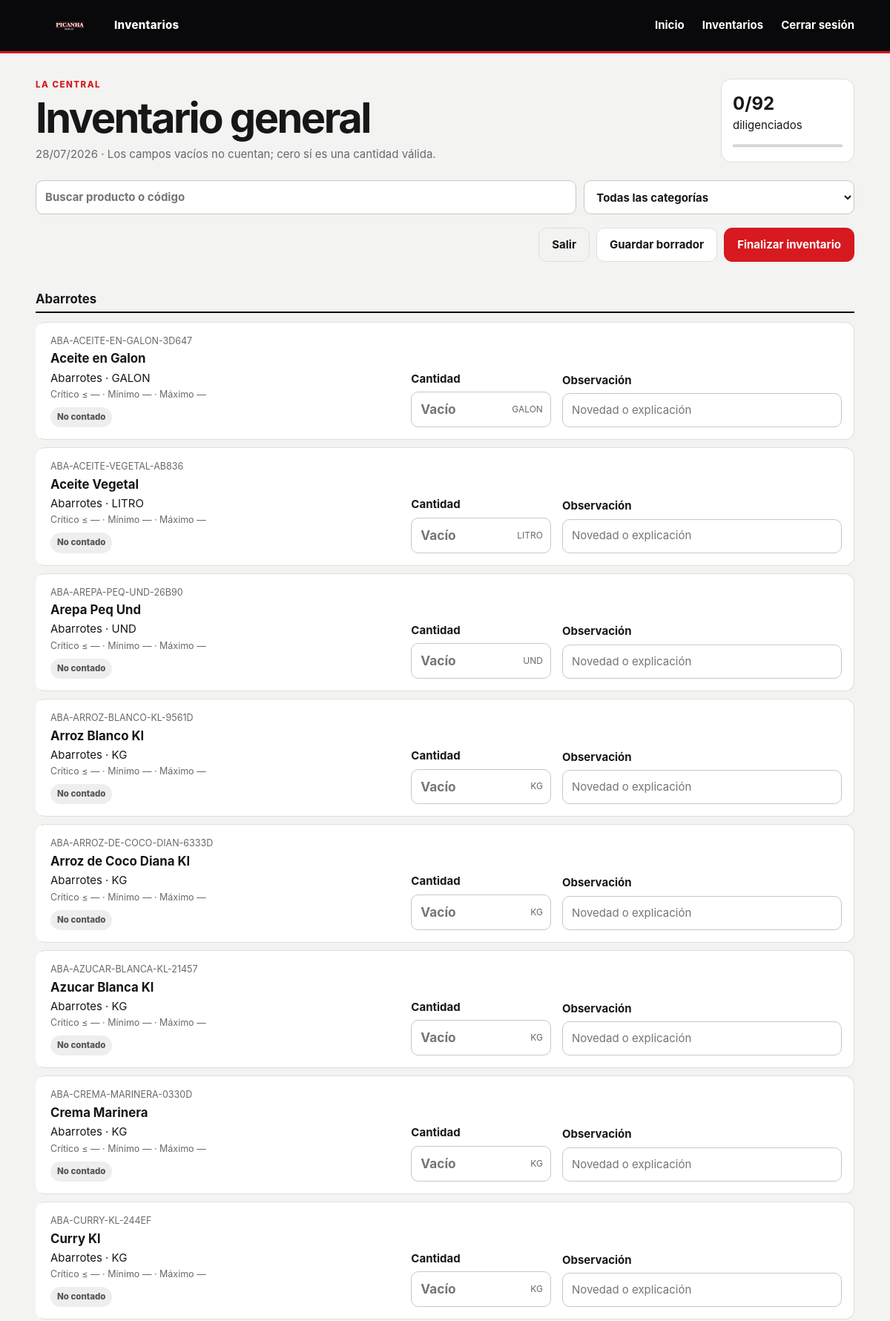
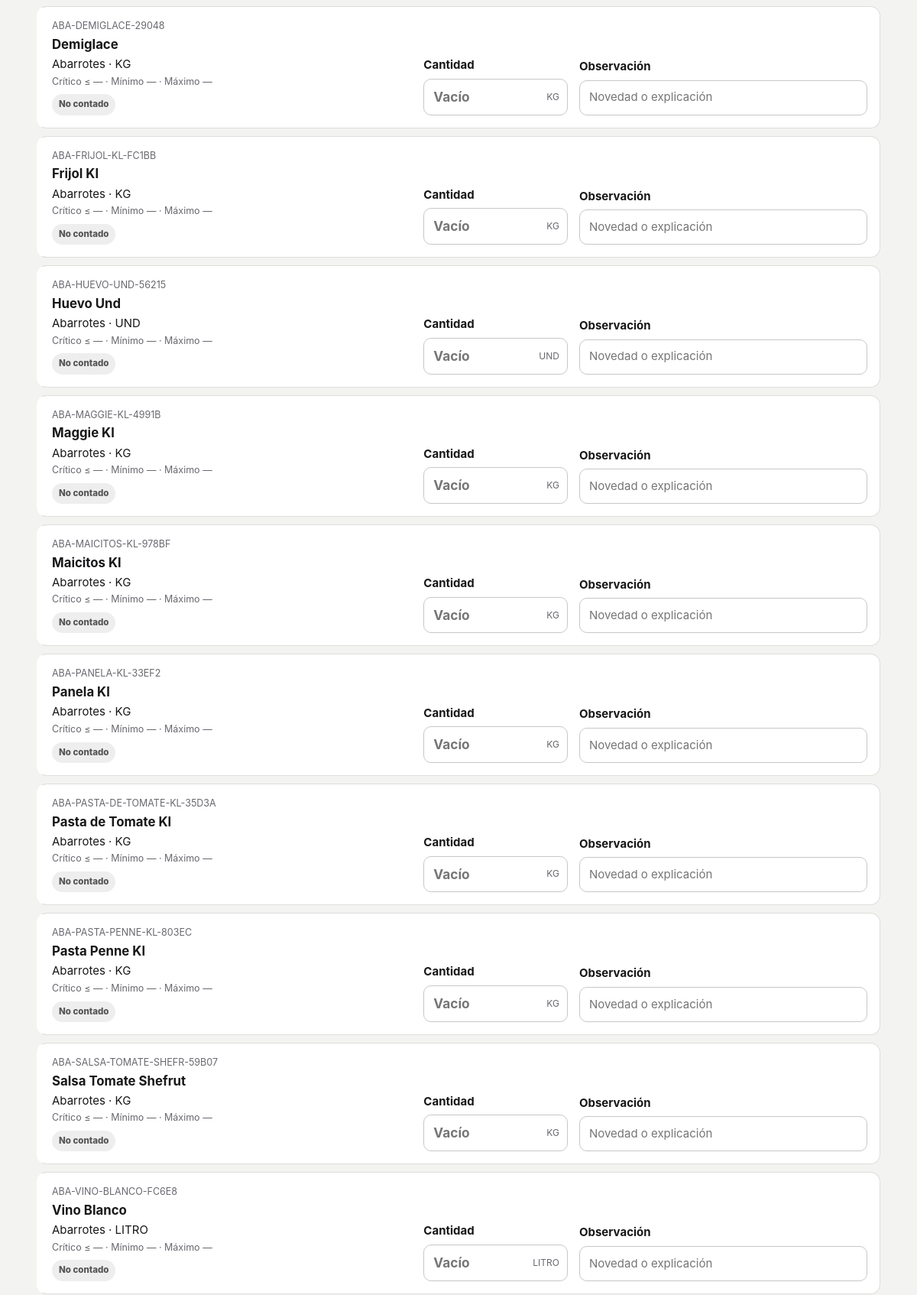
The page /inventario/3/captura/ (signed in, upper part) on the database its author committed (2 pictures, top to bottom).
### inventarios/models.py (models this page shows, shortened)
class Inventory(models.Model):
    DAILY = "DIARIO"
    GENERAL = "GENERAL"
    TYPES = [(DAILY, "Inventario diario"), (GENERAL, "Inventario general")]
    DRAFT = "BORRADOR"
    IN_PROGRESS = "EN_PROGRESO"
    FINAL = "FINALIZADO"
    FINAL_ALERT = "FINALIZADO_CON_ALERTAS"
    REOPENED = "REABIERTO"
    CANCELLED = "ANULADO"
    STATES = [
        (DRAFT, "Borrador"),
        (IN_PROGRESS, "En progreso"),
        (FINAL, "Finalizado"),
        (FINAL_ALERT, "Finalizado con alertas"),
        (REOPENED, "Reabierto"),
        (CANCELLED, "Anulado"),
    ]
    ACTIVE_STATES = [DRAFT, IN_PROGRESS, FINAL, FINAL_ALERT, REOPENED]
    point = models.ForeignKey(
        PointOfSale, on_delete=models.PROTECT, related_name="inventories", null=True, blank=True
    )
    inventory_date = models.DateField("fecha de inventario", default=timezone.localdate)
    inventory_type = models.CharField("tipo", max_length=15, choices=TYPES)
    state = models.CharField("estado", max_length=30, choices=STATES, default=DRAFT)
    responsible = models.ForeignKey(
        settings.AUTH_USER_MODEL,
        on_delete=models.PROTECT,
        related_name="inventories_responsible",
        null=True,
        blank=True,
    )
    started_at = models.DateTimeField("inicio", default=timezone.now)
    finalized_at = models.DateTimeField("finalización", null=True, blank=True)
    total_expected = models.PositiveIntegerField(default=0)
    total_counted = models.PositiveIntegerField(default=0)
    total_critical = models.PositiveIntegerField(default=0)
    total_low = models.PositiveIntegerField(default=0)
    total_normal = models.PositiveIntegerField(default=0)
    total_high = models.PositiveIntegerField(default=0)
    general_observation = models.TextField("observación general", blank=True)
    locked = models.BooleanField("bloqueado", default=False)
    created_by = models.ForeignKey(
        settings.AUTH_USER_MODEL,
        on_delete=models.PROTECT,
        related_name="inventories_created",
    )
    modified_by = models.ForeignKey(
        settings.AUTH_USER_MODEL,
        on_delete=models.PROTECT,
        related_name="inventories_modified",
        null=True,
        blank=True,
    )
    created_at = models.DateTimeField(default=timezone.now, editable=False)
    modified_at = models.DateTimeField(auto_now=True)
    reopened_by = models.ForeignKey(
        settings.AUTH_USER_MODEL,
        on_delete=models.PROTECT,
        related_name="inventories_reopened",
        null=True,
        blank=True,
    )
    reopened_at = models.DateTimeField(null=True, blank=True)
    cancelled_by = models.ForeignKey(
        settings.AUTH_USER_MODEL,
        on_delete=models.PROTECT,
        related_name="inventories_cancelled",
        null=True,
        blank=True,
    )
    cancelled_at = models.DateTimeField(null=True, blank=True)
    cancellation_reason = models.TextField(blank=True)
    class Meta:
        ordering = ["-inventory_date", "-started_at"]
        constraints = [
            models.UniqueConstraint(
                fields=["point", "inventory_date", "inventory_type"],
                condition=~Q(state="ANULADO"),
                name="unique_active_inventory_per_point_date_type",
            )
        ]
    @property
    def can_edit(self):
        return not self.locked and self.state in [
            self.DRAFT,
            self.IN_PROGRESS,
            self.REOPENED,
        ]

class PointOfSale(models.Model):
    DAILY = "DIARIO"
    GENERAL = "GENERAL"
    FREQUENCIES = [
        (DAILY, "Diaria"),
        ("SEMANAL", "Semanal"),
        ("QUINCENAL", "Quincenal"),
        ("MENSUAL", "Mensual"),
    ]
    name = models.CharField("nombre", max_length=100)
    code = models.CharField("código", max_length=30, unique=True)
    active = models.BooleanField("activo", default=True)
    daily_deadline = models.TimeField("hora límite inventario diario", default="21:00")
    general_deadline = models.TimeField("hora límite inventario general", default="21:00")
    general_frequency = models.CharField(
        "frecuencia inventario general",
        max_length=15,
        choices=FREQUENCIES,
        default="SEMANAL",
    )
    class Meta:
        ordering = ["name"]
        verbose_name = "punto de venta"
        verbose_name_plural = "puntos de venta"

class InventoryItem(models.Model):
    CRITICAL = "CRITICO"
    LOW = "BAJO"
    NORMAL = "NORMAL"
    HIGH = "ALTO"
    NO_RULE = "SIN_REGLA"
    NOT_COUNTED = "NO_CONTADO"
    RESULTS = [
        (CRITICAL, "Crítico"),
        (LOW, "Bajo"),
        (NORMAL, "Normal"),
        (HIGH, "Alto"),
        (NO_RULE, "Sin regla"),
        (NOT_COUNTED, "No contado"),
    ]
    inventory = models.ForeignKey(
        Inventory, on_delete=models.CASCADE, related_name="items"
    )
    product = models.ForeignKey(Product, on_delete=models.PROTECT)
    product_code = models.CharField("código snapshot", max_length=30)
    product_name = models.CharField("nombre snapshot", max_length=120)
    category = models.CharField("categoría snapshot", max_length=80, blank=True)
    unit = models.CharField("unidad snapshot", max_length=30)
    quantity = models.DecimalField(
        "cantidad contada",
        max_digits=12,
        decimal_places=2,
        null=True,
        blank=True,
        validators=[MinValueValidator(0)],
    )
    critical_applied = models.DecimalField(
        max_digits=12, decimal_places=2, null=True, blank=True
    )
    minimum_applied = models.DecimalField(
        max_digits=12, decimal_places=2, null=True, blank=True
    )
    maximum_applied = models.DecimalField(
        max_digits=12, decimal_places=2, null=True, blank=True
    )
    valor_unitario_aplicado = models.DecimalField(
        max_digits=14, decimal_places=2, null=True, blank=True
    )
    valor_total_estimado = models.DecimalField(
        max_digits=18, decimal_places=2, null=True, blank=True
    )
    require_observation_low_applied = models.BooleanField(default=True)
    require_observation_high_applied = models.BooleanField(default=True)
    result = models.CharField(max_length=20, choices=RESULTS, default=NOT_COUNTED)
    observation = models.TextField(blank=True)
    registered_by = models.ForeignKey(
        settings.AUTH_USER_MODEL,
        on_delete=models.PROTECT,
        related_name="inventory_items_registered",
        null=True,
        blank=True,
    )
    registered_at = models.DateTimeField(null=True, blank=True)
    updated_at = models.DateTimeField(auto_now=True)
    class Meta:
        ordering = ["product__display_order", "product_name"]
        constraints = [
            models.UniqueConstraint(
                fields=["inventory", "product"], name="unique_product_per_inventory"
            )
        ]

class Product(models.Model):
    name = models.CharField("nombre", max_length=120)
    code = models.CharField("código", max_length=30, unique=True)
    category = models.CharField("categoría", max_length=80, blank=True)
    UNIT_KG = "KG"
    UNIT_UND = "UND"
    UNIT_LITRO = "LITRO"
    UNIT_BOLSA = "BOLSA"
    UNIT_PORCION = "PORCION"
    UNIT_GALON = "GALON"
    UNIT_OTHER = "OTRA"
    UNITS = [
        (UNIT_KG, "Kilogramo"),
        (UNIT_UND, "Unidad"),
        (UNIT_LITRO, "Litro"),
        (UNIT_BOLSA, "Bolsa"),
        (UNIT_PORCION, "Porción"),
        (UNIT_GALON, "Galón"),
        (UNIT_OTHER, "Otra"),
    ]
    unidad_medida = models.CharField(
        "unidad de medida", max_length=10, choices=UNITS, default=UNIT_OTHER
    )
    activo = models.BooleanField("activo", default=True)
    display_order = models.PositiveIntegerField("orden visual", default=100)
    permite_decimales = models.BooleanField("permite decimales", default=True)
    incluir_inventario_diario = models.BooleanField(
        "incluir en inventario diario", default=False
    )
    incluir_inventario_general = models.BooleanField(
        "incluir en inventario general", default=True
    )
    valor_unitario_promedio = models.DecimalField(
        "valor unitario promedio",
        max_digits=14,
        decimal_places=2,
        null=True,
        blank=True,
        validators=[MinValueValidator(0)],
    )
    observacion_costo = models.CharField(
        "observación de costo", max_length=250, blank=True
    )
    critical_qty = models.DecimalField(
        "cantidad crítica",
        max_digits=12,
        decimal_places=2,
        null=True,
        blank=True,
        validators=[MinValueValidator(0)],
    )
    minimum_qty = models.DecimalField(
        "cantidad mínima",
        max_digits=12,
        decimal_places=2,
        null=True,
        blank=True,
        validators=[MinValueValidator(0)],
    )
    maximum_qty = models.DecimalField(
        "cantidad máxima",
        max_digits=12,
        decimal_places=2,
        null=True,
        blank=True,
        validators=[MinValueValidator(0)],
    )
    require_observation_low = models.BooleanField(
        "exigir observación en crítico o bajo", default=True
    )
    require_observation_high = models.BooleanField(
        "exigir observación en alto", default=True
    )
    created_at = models.DateTimeField(auto_now_add=True)
    updated_at = models.DateTimeField(auto_now=True)
    class Meta:
        ordering = ["display_order", "category", "name"]

### inventarios/views.py (the view, shortened to what this page needs)
# urls.py: path("inventario/<int:pk>/captura/", views.inventory_fill, name="inventory_fill"),
@role_required(Profile.POS, Profile.ADMIN)
def inventory_fill(request, pk):
    inventory = _visible_inventory(request, pk)
    profile = _profile(request.user)
    if profile.role == Profile.POS and inventory.state == Inventory.REOPENED:
        raise PermissionDenied("Solo el administrador puede editar un inventario reabierto.")
    if not inventory.can_edit:
        return redirect("inventory_detail", pk=inventory.pk)
    items = list(inventory.items.select_related("product"))
    categories = sorted({item.category or "Sin categoría" for item in items})
    return render(
        request,
        "inventarios/inventory_fill.html",
        {"inv": inventory, "items": items, "categories": categories},
    )

### templates/inventarios/inventory_fill.html (shortened to what this page needs)
{% extends "base.html" %}
{% block content %}
<div class="page-head">
  <div>
    <span class="eyebrow">{{ inv.point.name }}</span>
    <h1>{{ inv.get_inventory_type_display }}</h1>
    <p>{{ inv.inventory_date|date:"d/m/Y" }} · Los campos vacíos no cuentan; cero sí es una cantidad válida.</p>
  </div>
  <div class="progress-box" aria-live="polite">
    <b id="progress-count">{{ inv.total_counted }}/{{ inv.total_expected }}</b>
    <span>diligenciados</span>
    <progress id="progress-bar" max="{{ inv.total_expected }}" value="{{ inv.total_counted }}"></progress>
  </div>
</div>
<div class="capture-tools">
  <label class="search-field"><span class="sr-only">Buscar producto</span><input id="product-search" type="search" placeholder="Buscar producto o código"></label>
  <label><span class="sr-only">Filtrar categoría</span>
    <select id="category-filter"><option value="">Todas las categorías</option>{% for category in categories %}<option>{{ category }}</option>{% endfor %}</select>
  </label>
</div>
<form method="post" id="inventory-form" novalidate>
  <div class="sticky-actions">
    <a class="btn ghost" href="{% url 'dashboard' %}">Salir</a>
    <button name="action" value="save" class="btn" type="submit">Guardar borrador</button>
    <button name="action" value="finalize" class="btn primary js-finalize" type="submit">Finalizar inventario</button>
  </div>
  <div class="product-grid">
    {% regroup items by category as category_list %}
    {% for group in category_list %}
      <h2 class="category-title">{{ group.grouper|default:"Sin categoría" }}</h2>
      {% for item in group.list %}
      <article class="product-row result-{{ item.result|lower }}" data-product="{{ item.product_name|lower }} {{ item.product_code|lower }}" data-category="{{ item.category|default:'Sin categoría' }}">
        <div class="product-info">
          <small>{{ item.product_code }}</small>
          <b>{{ item.product_name }}</b>
          <span>{{ item.category|default:"Sin categoría" }} · {{ item.unit }}</span>
          <small>Crítico ≤ {{ item.critical_applied|default_if_none:"—" }} · Mínimo {{ item.minimum_applied|default_if_none:"—" }} · Máximo {{ item.maximum_applied|default_if_none:"—" }}</small>
          <span class="result {{ item.result|lower }}">{{ item.get_result_display }}</span>
        </div>
        <div class="quantity-field">
          <label for="qty-{{ item.id }}">Cantidad</label>
          <div class="input-unit">
            <input id="qty-{{ item.id }}" class="quantity-input" inputmode="{% if item.product.permite_decimales %}decimal{% else %}numeric{% endif %}" name="qty_{{ item.id }}" value="{% if item.quantity != None %}{{ item.quantity }}{% endif %}" placeholder="Vacío" autocomplete="off">
            <span>{{ item.unit }}</span>
          </div>
        </div>
        <div>
          <label for="obs-{{ item.id }}">Observación</label>
          <input id="obs-{{ item.id }}" name="obs_{{ item.id }}" value="{{ item.observation }}" placeholder="Novedad o explicación">
        </div>
      </article>
      {% endfor %}
    {% empty %}<div class="empty">No hay productos activos configurados para este inventario.</div>{% endfor %}
  </div>
</form>
{% endblock %}

### rows shown on the page
Inventory: point.name "LA CENTRAL", inventory_type "Inventario general", inventory_date "28/07/2026"
InventoryItem: grouper "Abarrotes", product_code "ABA-ACEITE-EN-GALON-3D647", product_name "Aceite en Galon", category "Abarrotes", unit "GALON", critical_applied "—", minimum_applied "—", maximum_applied "—", result "No contado"
InventoryItem: product_code "ABA-ACEITE-VEGETAL-AB836", product_name "Aceite Vegetal", category "Abarrotes", unit "LITRO", critical_applied "—", minimum_applied "—", maximum_applied "—", result "No contado"
InventoryItem: product_code "ABA-AREPA-PEQ-UND-26B90", product_name "Arepa Peq Und", category "Abarrotes", unit "UND", critical_applied "—", minimum_applied "—", maximum_applied "—", result "No contado"
InventoryItem: product_code "ABA-ARROZ-BLANCO-KL-9561D", product_name "Arroz Blanco Kl", category "Abarrotes", unit "KG", critical_applied "—", minimum_applied "—", maximum_applied "—", result "No contado"
InventoryItem: product_code "ABA-ARROZ-DE-COCO-DIAN-6333D", product_name "Arroz de Coco Diana Kl", category "Abarrotes", unit "KG", critical_applied "—", minimum_applied "—", maximum_applied "—", result "No contado"
InventoryItem: product_code "ABA-AZUCAR-BLANCA-KL-21457", product_name "Azucar Blanca Kl", category "Abarrotes", unit "KG", critical_applied "—", minimum_applied "—", maximum_applied "—", result "No contado"
InventoryItem: product_code "ABA-CREMA-MARINERA-0330D", product_name "Crema Marinera", category "Abarrotes", unit "KG", critical_applied "—", minimum_applied "—", maximum_applied "—", result "No contado"
InventoryItem: product_code "ABA-CURRY-KL-244EF", product_name "Curry Kl", category "Abarrotes", unit "KG", critical_applied "—", minimum_applied "—", maximum_applied "—", result "No contado"
InventoryItem: product_code "ABA-DEMIGLACE-29048", product_name "Demiglace", category "Abarrotes", unit "KG", critical_applied "—", minimum_applied "—", maximum_applied "—", result "No contado"
InventoryItem: product_code "ABA-FRIJOL-KL-FC1BB", product_name "Frijol Kl", category "Abarrotes", unit "KG", critical_applied "—", minimum_applied "—", maximum_applied "—", result "No contado"
InventoryItem: product_code "ABA-HUEVO-UND-56215", product_name "Huevo Und", category "Abarrotes", unit "UND", critical_applied "—", minimum_applied "—", maximum_applied "—", result "No contado"
InventoryItem: product_code "ABA-MAGGIE-KL-4991B", product_name "Maggie Kl", category "Abarrotes", unit "KG", critical_applied "—", minimum_applied "—", maximum_applied "—", result "No contado"
InventoryItem: product_code "ABA-MAICITOS-KL-978BF", product_name "Maicitos Kl", category "Abarrotes", unit "KG", critical_applied "—", minimum_applied "—", maximum_applied "—", result "No contado"
InventoryItem: product_code "ABA-PANELA-KL-33EF2", product_name "Panela Kl", category "Abarrotes", unit "KG", critical_applied "—", minimum_applied "—", maximum_applied "—", result "No contado"
InventoryItem: product_code "ABA-PASTA-DE-TOMATE-KL-35D3A", product_name "Pasta de Tomate Kl", category "Abarrotes", unit "KG", critical_applied "—", minimum_applied "—", maximum_applied "—", result "No contado"
InventoryItem: product_code "ABA-PASTA-PENNE-KL-803EC", product_name "Pasta Penne Kl", category "Abarrotes", unit "KG", critical_applied "—", minimum_applied "—", maximum_applied "—", result "No contado"
InventoryItem: product_code "ABA-SALSA-TOMATE-SHEFR-59B07", product_name "Salsa Tomate Shefrut", category "Abarrotes", unit "KG", critical_applied "—", minimum_applied "—", maximum_applied "—", result "No contado"
InventoryItem: product_code "ABA-VINO-BLANCO-FC6E8", product_name "Vino Blanco", category "Abarrotes", unit "LITRO", critical_applied "—", minimum_applied "—", maximum_applied "—", result "No contado"
